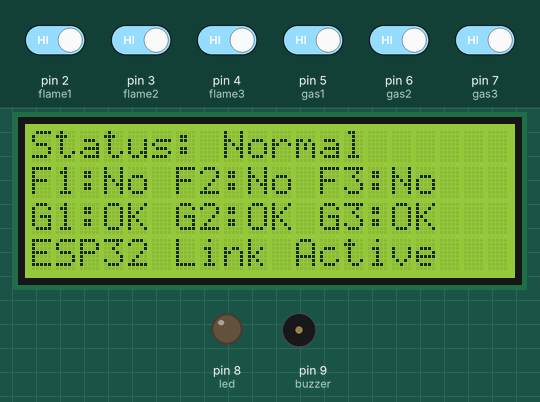
The sketch below on a simulated Arduino Uno, built with avr-gcc and run on an emulated ATmega328P. Parts: 20×4 character LCD, output pins drawn as LEDs (lit = HIGH), buzzer (waves = sounding, pin HIGH). The test bench sets the inputs (shaded band); at power-on: pin 2 (flame1), pin 3 (flame2), pin 4 (flame3), pin 5 (gas1), pin 6 (gas2), pin 7 (gas3) HIGH. What the sketch prints to the serial monitor is not drawn.

Above: at 2.7 s.
2.8 s: pin 2 (flame1) driven LOW
At 4.5 s:
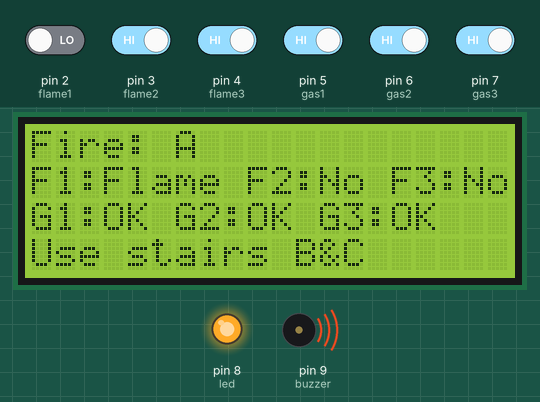
4.8 s: pin 3 (flame2) driven LOW
At 5.4 s:
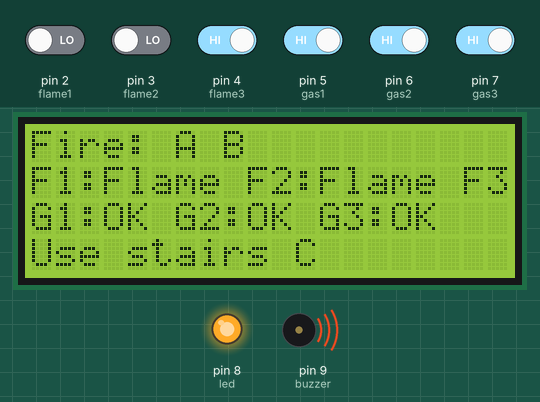
6.5 s: pin 4 (flame3) driven LOW
At 7.3 s:
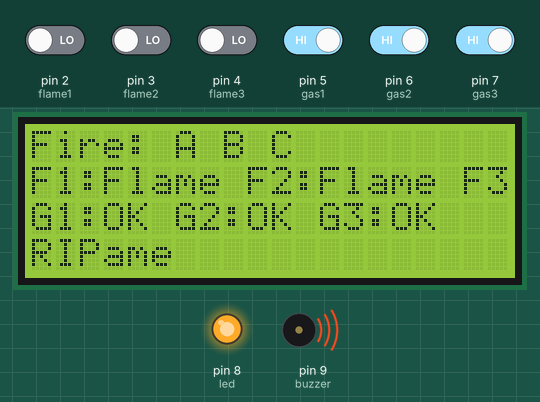
8.2 s: pin 5 (gas1) driven LOW
At 9.3 s:
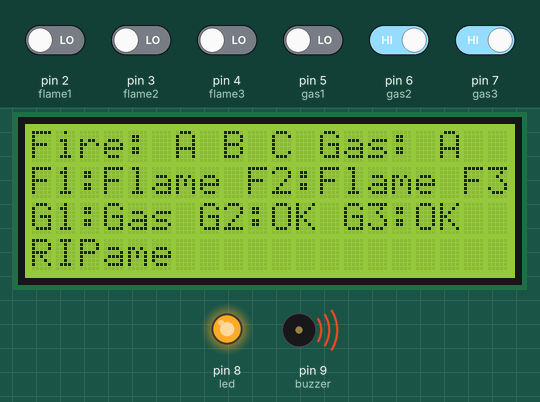
9.9 s: pin 6 (gas2) driven LOW
At 10.8 s:
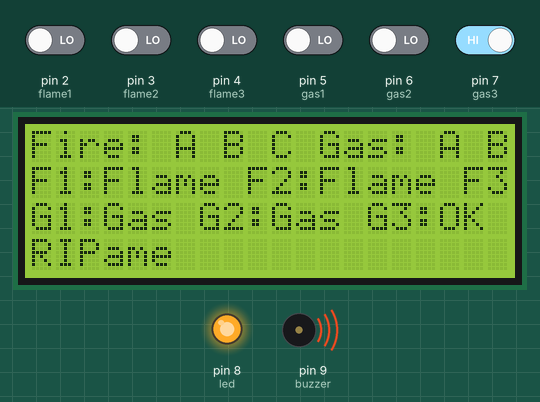
11.6 s: pin 7 (gas3) driven LOW
At 12.5 s:
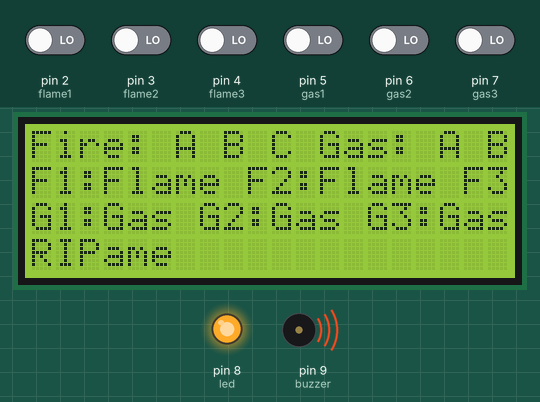
Timing chart, 0 to 14.6 s (numbered marks = the images above; inputs shaded):
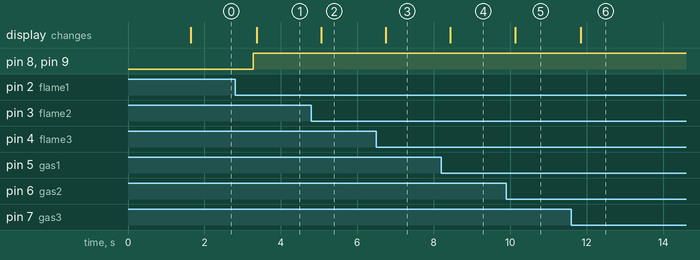

The sketch:

sketch_jan8a.ino
```cpp
#include <Wire.h>                // I2C communication (LCD এর জন্য)
#include <LiquidCrystal_I2C.h>  // LCD control library
#include <SoftwareSerial.h>     // ESP32 এর সাথে serial communication

// Sensors (3টা flame + 3টা gas)
int flame1 = 2, flame2 = 3, flame3 = 4;  // Fire sensors pins
int gas1 = 5, gas2 = 6, gas3 = 7;        // Gas sensors pins

// Outputs (alarm)
int led = 8, buzzer = 9;                 // LED & buzzer pins

// ESP32 serial (UNO → ESP32 communication)
#define ESP_RX 10                        // UNO RX (receive)
#define ESP_TX 11                        // UNO TX (send)
SoftwareSerial espSerial(ESP_RX, ESP_TX); // Software serial object

// LCD setup (I2C address, column, row)
LiquidCrystal_I2C lcd(0x27, 20, 4);

// SMS timing control
bool msgSent = false;                   // SMS already sent?
unsigned long lastMsgTime = 0;          // last send time
const unsigned long msgInterval = 60000; // 60 sec delay

// ================= SETUP =================
void setup() {
  Serial.begin(9600);          // PC serial monitor
  espSerial.begin(9600);       // ESP32 communication

  lcd.init();                  // LCD start
  lcd.backlight();             // LCD light ON
  lcd.setCursor(0,0);
  lcd.print("Fire Safety System"); // show title
  delay(1500);                 // wait 1.5 sec

  // Sensor pins INPUT
  pinMode(flame1, INPUT);
  pinMode(flame2, INPUT);
  pinMode(flame3, INPUT);
  pinMode(gas1, INPUT);
  pinMode(gas2, INPUT);
  pinMode(gas3, INPUT);

  // Output pins
  pinMode(led, OUTPUT);
  pinMode(buzzer, OUTPUT);

  // Initially OFF
  digitalWrite(led, LOW);
  digitalWrite(buzzer, LOW);
}

// ================= LOOP =================
void loop() {

  // 🔍 Sensor read
  int f1 = digitalRead(flame1);
  int f2 = digitalRead(flame2);
  int f3 = digitalRead(flame3);
  int g1 = digitalRead(gas1);
  int g2 = digitalRead(gas2);
  int g3 = digitalRead(gas3);

  // 🔥 LOW মানে fire detected
  bool fireBlocks[3] = {f1 == LOW, f2 == LOW, f3 == LOW};

  // 💨 LOW মানে gas detected
  bool gasBlocks[3]  = {g1 == LOW, g2 == LOW, g3 == LOW};

  // 🔢 কয়টা জায়গায় fire আছে
  int fireCount = fireBlocks[0] + fireBlocks[1] + fireBlocks[2];

  // 💨 যেকোনো জায়গায় gas আছে কিনা
  bool anyGas = gasBlocks[0] || gasBlocks[1] || gasBlocks[2];

  // ================= LCD LINE 0 =================
  String line0 = "";   // summary text

  if (fireCount > 0) {
    line0 += "Fire:";  // Fire label
    if (fireBlocks[0]) line0 += " A"; // Zone A fire
    if (fireBlocks[1]) line0 += " B"; // Zone B fire
    if (fireBlocks[2]) line0 += " C"; // Zone C fire
  }

  if (anyGas) {
    if (line0 != "") line0 += " "; // space add
    line0 += "Gas:";               // Gas label
    if (gasBlocks[0]) line0 += " A";
    if (gasBlocks[1]) line0 += " B";
    if (gasBlocks[2]) line0 += " C";
  }

  // ================= INSTRUCTION LINE =================
  String line3 = "";

  if (fireCount == 1) {
    // ১টা fire হলে safe stairs suggest
    if (fireBlocks[0]) line3 = "Use stairs B&C";
    else if (fireBlocks[1]) line3 = "Use stairs A&C";
    else if (fireBlocks[2]) line3 = "Use stairs A&B";
  }
  else if (fireCount == 2) {
    // ২টা fire হলে শুধু safe zone
    if (!fireBlocks[0]) line3 = "Use stairs A";
    else if (!fireBlocks[1]) line3 = "Use stairs B";
    else if (!fireBlocks[2]) line3 = "Use stairs C";
  }
  else if (fireCount == 3) {
    line3 = "RIP"; // সব জায়গায় fire
  }
  else if (anyGas) {
    line3 = "Check area"; // শুধু gas
  }

  // 🚨 Danger detect
  bool dangerDetected = (fireCount > 0 || anyGas);

  // ================= DANGER MODE =================
  if (dangerDetected) {

    digitalWrite(led, HIGH);     // LED ON
    digitalWrite(buzzer, HIGH);  // buzzer ON

    // 📩 SMS message তৈরি
    String smsText = "";

    if (fireCount > 0) {
      smsText += "Fire on:";
      if (fireBlocks[0]) smsText += " A";
      if (fireBlocks[1]) smsText += " B";
      if (fireBlocks[2]) smsText += " C";
      smsText += ". ";

      if (fireCount < 3) smsText += line3 + ".";
      else smsText += "No stairs available!";
    }

    if (anyGas) {
      smsText += " Gas leak on:";
      if (gasBlocks[0]) smsText += " A";
      if (gasBlocks[1]) smsText += " B";
      if (gasBlocks[2]) smsText += " C";
      smsText += ".";
    }

    // ================= LCD UPDATE =================
    lcd.clear();
    lcd.setCursor(0,0); lcd.print(line0);

    lcd.setCursor(0,1);
    lcd.print("F1:"); lcd.print(fireBlocks[0] ? "Flame" : "No");
    lcd.print(" F2:"); lcd.print(fireBlocks[1] ? "Flame" : "No");
    lcd.print(" F3:"); lcd.print(fireBlocks[2] ? "Flame" : "No");

    lcd.setCursor(0,2);
    lcd.print("G1:"); lcd.print(gasBlocks[0] ? "Gas" : "OK");
    lcd.print(" G2:"); lcd.print(gasBlocks[1] ? "Gas" : "OK");
    lcd.print(" G3:"); lcd.print(gasBlocks[2] ? "Gas" : "OK");

    lcd.setCursor(0,3); lcd.print(line3);

    // ================= ESP32 SEND =================
    unsigned long currentTime = millis();

    if (!msgSent || currentTime - lastMsgTime >= msgInterval) {
      espSerial.println(smsText);   // ESP32-তে পাঠানো
      msgSent = true;
      lastMsgTime = currentTime;
    }

    Serial.println("ALERT: " + smsText); // debug

  }
  // ================= NORMAL MODE =================
  else {

    digitalWrite(led, LOW);     // LED OFF
    digitalWrite(buzzer, LOW);  // buzzer OFF

    msgSent = false;            // reset SMS flag

    lcd.clear();
    lcd.setCursor(0,0); lcd.print("Status: Normal");
    lcd.setCursor(0,1); lcd.print("F1:No F2:No F3:No");
    lcd.setCursor(0,2); lcd.print("G1:OK G2:OK G3:OK");
    lcd.setCursor(0,3); lcd.print("ESP32 Link Active");
  }

  delay(500); // 0.5 sec delay
}
```

Measured:
- after the input at 2.8 s, pin 8 (led), pin 9 (buzzer): LOW → HIGH after 0.48 s; the display: changes after 0.57 s (image 1)
- after the input at 4.8 s, the display: changes after 0.25 s (image 2)
- after the input at 6.5 s, the display: changes after 0.24 s (image 3)
- after the input at 8.2 s, the display: changes after 0.23 s (image 4)
- after the input at 9.9 s, the display: changes after 0.23 s (image 5)
- after the input at 11.6 s, the display: changes after 0.24 s (image 6)
